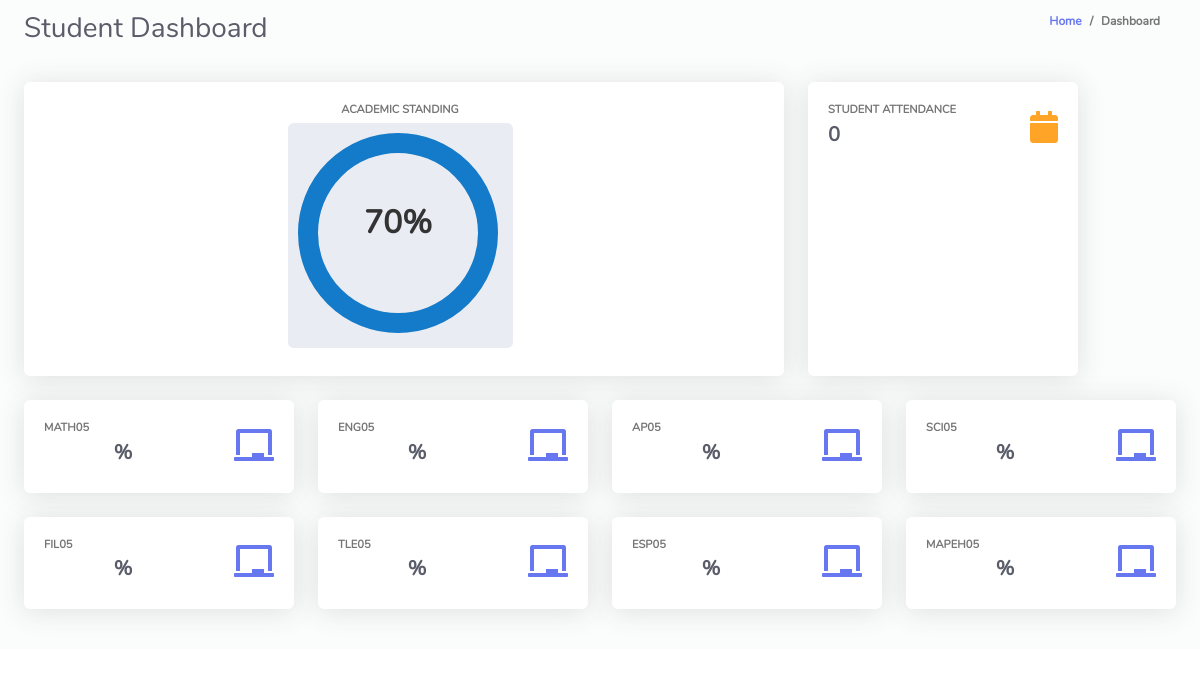
The page /Academic_Monitoring_System/ClassStudent/index.php (signed in) on the database its author committed.
### tables this page shows
CREATE TABLE `tblsubjects` (
  `Id` int(10) NOT NULL,
  `classId` varchar(10) NOT NULL,
  `subjectName` varchar(255) NOT NULL,
  `teacherId` int(11) NOT NULL,
  `isAssigned` varchar(10) NOT NULL
);

### Academic_Monitoring_System/ClassStudent/index.php (the view, shortened to what this page needs)
<?php
include '../Includes/dbcon.php';
?>
<!DOCTYPE html>
<html lang="en">
<head>
  <link href="../vendor/fontawesome-free/css/all.min.css" rel="stylesheet" type="text/css">
  <link href="../vendor/bootstrap/css/bootstrap.min.css" rel="stylesheet" type="text/css">
  <link href="css/ruang-admin.min.css" rel="stylesheet">
  <link href="css/ruang-admin.css" rel="stylesheet">
</head>
<body id="page-top">
  <div id="wrapper">
    <div id="content-wrapper" class="d-flex flex-column">
      <div id="content">
        <div class="container-fluid" id="container-wrapper">
          <div class="d-sm-flex align-items-center justify-content-between mb-4">
            <h1 class="h3 mb-0 text-gray-800">Student Dashboard</h1>
            <ol class="breadcrumb">
              <li class="breadcrumb-item"><a href="./">Home</a></li>
              <li class="breadcrumb-item active" aria-current="page">Dashboard</li>
            </ol>
          </div>
          <div class="row mb-3">
            <div class="col-l-2 col-md-8 mb-4">
              <div class="card h-100">
                <div class="card-body">
                  <div class="row no-gutters align-items-center">
                    <div class="col mr-2">
                      <div class="text-xs font-weight-bold text-uppercase mb-1 text-center">Academic Standing</div>
                      <div class="align-items-center">
                        <div class="progress" style="width: 225px; height: 225px;" data-num="70">
                          <div class="position-absolute ">
                            <svg class="posistion-relative " style="width: 200px; height: 200px;" >
                              <text x="50%" y="50%" text-anchor="middle" class="progress-circle__text">70%</text>
                            </svg>
                          </div>
                        </div>
                      </div>
                    </div>
                  </div>
                </div>
              </div>
            </div>
            <?php
            $query1 = mysqli_query($conn, "SELECT * from tblattendance where classId = '$_SESSION[classId]' and classArmId = '$_SESSION[classArmId]' and status = '1 '");
            $totAttendance = mysqli_num_rows($query1);
            ?>
            <div class="col-xl-3 col-md-6 mb-4">
              <div class="card h-100">
                <div class="card-body">
                  <div class="row no-gutters align-items-center">
                    <div class="col mr-2">
                      <div class="text-xs font-weight-bold text-uppercase mb-1">Student Attendance</div>
                      <div class="h5 mb-0 font-weight-bold text-gray-800">
                        <?php echo $totAttendance; ?>
                      </div>
                    </div>
                    <div class="col-auto">
                      <i class="fas fa-calendar fa-2x text-warning"></i>
                    </div>
                  </div>
                </div>
              </div>
            </div>
            <?php
    $querySubjects = mysqli_query($conn, "SELECT * FROM tblsubjects WHERE classId = " . $_SESSION['classId']);
    while ($subject = mysqli_fetch_assoc($querySubjects)) {
        $subjectName = $subject['subjectName'];
    ?>
    <div class="col-xl-3 col-md-6  mb-4">
        <div class="card h-100">
            <div class="card-body">
                <div class="row align-items-center">
                     <div class="col mr-2">
                        <div class="text-xs font-weight-bold text-uppercase mb-1"><?php echo $subjectName; ?></div>
                        <div class="h5 mb-0 font-weight-bold text-gray-800 text-center">
                            <?php  ?>%
                        </div>
                    </div>
                    <div class="col-auto">
                        <i class="fas fa-chalkboard fa-2x text-primary"></i>
                    </div>
                </div>
            </div>
        </div>
    </div>
    <?php
    }
    ?>
          </div>
        </div>
      </div>
    </div>
</body>
</html>

### ClassStudent/css/ruang-admin.css (style rules this page uses)
html { position: relative; min-height: 100%; font-family: 'Nunito'; }
body { height: 100%; }
#wrapper { display: -webkit-box; display: -ms-flexbox; display: flex; }
#wrapper #content-wrapper { background-color: #FAFDFB; width: 100%; overflow-x: hidden; }
#wrapper #content-wrapper #content { -webkit-box-flex: 1; -ms-flex: 1 0 auto; flex: 1 0 auto; }
.container, .container-fluid, .container-login { padding-left: 1.5rem; padding-right: 1.5rem; }
.text-xs { font-size: .7rem; }
.text-gray-800 { color: #5a5c69 !important; }
.breadcrumb { background-color: transparent; font-size: 12px; font-weight: bold; }
.card { -webkit-box-shadow: 0 0.15rem 1.75rem 0 rgba(58, 59, 69, 0.15) !important; box-shadow: 0 0.15rem 1.75rem 0 rgba(58, 59, 69, 0.15) !important; }
.progress { width: 200px; height: 200px; position: relative; margin: auto; padding: 10px; }
.progress-circle__text { font-size: 2rem; fill: #333; font-weight: bold; }

### rows shown on the page
tblsubjects: subjectName "MATH05"
tblsubjects: subjectName "ENG05"
tblsubjects: subjectName "AP05"
tblsubjects: subjectName "SCI05"
tblsubjects: subjectName "FIL05"
tblsubjects: subjectName "TLE05"
tblsubjects: subjectName "ESP05"
tblsubjects: subjectName "MAPEH05"

### other values the page prints
$totAttendance "0"
